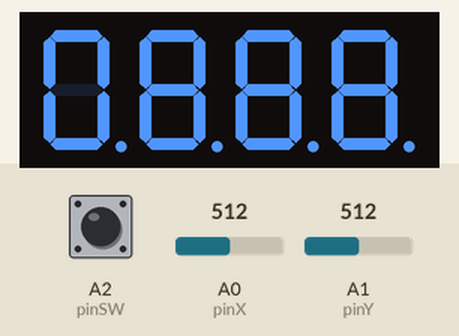
Recording of a sketch running on a simulated Arduino Uno, built with avr-gcc and run on an emulated ATmega328P. Parts: 4-digit seven-segment display. Wiring (inferred from the names in the program): 4-digit 7-segment display, segments lit when LOW: segments pin 7, pin 8, pin 9, pin 10, pin 11, pin 12, pin 13, pin 6; digit selects pin 2, pin 3, pin 4, pin 5. The inputs (shaded band) are chosen by the test bench; at power-on: A0 (pinX) = 512, A1 (pinY) = 512, A2 (pinSW) HIGH. The segment pins are drawn as the display they are named for.

Above: at 1.2 s.
1.3 s: A0 (pinX) set to 988
2.8 s: A0 (pinX) set to 1008
At 3.6 s:
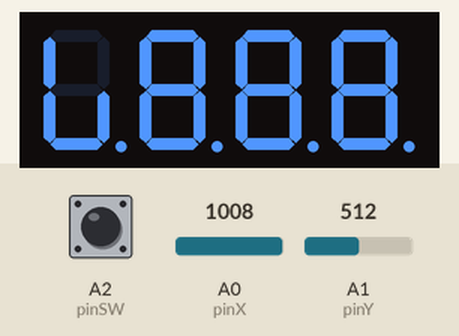
Timing chart, 0 to 5.8 s (numbered marks = the images above; inputs shaded):
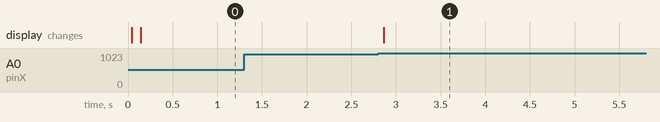

The sketch:

HomeworkLab5_4-7digitLED_.ino
```cpp
int D1Pin = 2;
int D2Pin = 3;
int D3Pin = 4;
int D4Pin = 5;

int aPin = 6;
int bPin = 7;
int cPin = 8;
int dPin = 9;
int ePin = 10;
int fPin = 11;
int gPin = 12;
int pointPin = 13;

int pinSW = A2;
int pinX = A0;
int pinY = A1;

int xValue = 0;
int yValue = 0;
int digitNumber = 0;

const int segSize = 8;
const int DPinsSize = 4;
int index = 0;
int switchValue = 0;

int minThreshold = 20;
int maxThreshold = 1000;
bool yJoyMoved = false;
bool xJoyMoved = false;
int digit = 0;
int digitsNumber = 0;

int Digits[10][segSize] = {
  //a, b, c, d, e, f, g .
  {1, 1, 1, 1, 1, 1, 0, 0}, //0
  {0, 1, 1, 0, 0, 0, 0, 0}, //1
  {1, 1, 0, 1, 1, 0, 1, 0}, //2
  {1, 1, 1, 1, 0, 0, 1, 0}, //3
  {0, 1, 1, 0, 0, 1, 1, 0}, //4
  {1, 0, 1, 1, 0, 1, 1, 0}, //5
  {1, 0, 1, 1, 1, 1, 1, 0}, //6
  {1, 1, 1, 0, 0, 0, 0, 0}, //7
  {1, 1, 1, 1, 1, 1, 1, 0}, //8
  {1, 1, 1, 0, 0, 1, 1, 0}  //9
};

int numbers[DPinsSize][segSize] = {
  {0, 0, 0, 0, 0, 0, 0, 0},
  {0, 0, 0, 0, 0, 0, 0, 0},
  {0, 0, 0, 0, 0, 0, 0, 0},
  {0, 0, 0, 0, 0, 0, 0, 0}
};

int DPins[DPinsSize] = {
  D1Pin, D2Pin, D3Pin, D4Pin
};
int segments[segSize] = {
  aPin, bPin, cPin, dPin, ePin, fPin, gPin, pointPin
};

void setup() {
  // put your setup code here, to run once:
  Serial.begin(9600);
  for (int i = 0; i < segSize; i++) {
    pinMode(segments[i], OUTPUT);
  }
  for (int i = 0; i < DPinsSize; i++) {
    pinMode(DPins[i], OUTPUT);
    digitalWrite(DPins[i], HIGH);
  }
  pinMode(pinX, INPUT);
  pinMode(pinY, INPUT);
  pinMode(pinSW, INPUT_PULLUP);
}

void writeDigit() {
  for (int i = 0; i < DPinsSize; i++) {

    for (int z = 0; z < DPinsSize; z++) {
      digitalWrite(DPins[z], HIGH);
    }
    digitalWrite(DPins[i], LOW);

    for (int j = 0; j < segSize; j++) {
      digitalWrite(segments[j], numbers[i][j]);
    }
    delay(5);
  }
}


void putNumber(int n, int where) {
  for (int i = 0; i < segSize; i++) {
    numbers[where][i] = Digits[n][i];
  }
}


void changeDigit() {
if (xValue < minThreshold && !xJoyMoved) {
    if (digit == 0) {
      digit = 9;
    }
    else {
      digit--;
    }
    putNumber(digit, digitNumber);

    xJoyMoved = true;
  }

  if (xValue > maxThreshold && !xJoyMoved) {
    if (digit == 9) {
      digit = 0;
    }
    else {
      digit++;
    }
    putNumber(digit, digitNumber);

    xJoyMoved = true;
  }

  if (xValue >= minThreshold && xValue <= maxThreshold) {
    xJoyMoved = false;
  }
}

void changeDisplay(){
  if (yValue < minThreshold && !yJoyMoved) {
    if (digitNumber == 3) {
      digitNumber = 0;
    }
    else {
      digitNumber++;
    }
     for (int z = 0; z < DPinsSize; z++) {
      digitalWrite(DPins[z], HIGH);
    }
    digitalWrite(DPins[digitNumber], LOW);

    yJoyMoved = true;
  }

  if (yValue > maxThreshold && !yJoyMoved) {
    if (digitNumber == 0) {
      digitNumber = 3;
    }
    else {
      digitNumber--;
    }
     for (int z = 0; z < DPinsSize; z++) {
      digitalWrite(DPins[z], HIGH);
    }
    digitalWrite(DPins[digitNumber], LOW);

    yJoyMoved = true;
  }

  if (yValue >= minThreshold && yValue <= maxThreshold) {
    yJoyMoved = false;
  }
}

bool buttonPressed = false;
bool lockedOn = false;
int buttonState = 0;
int lastButtonState = 0;

unsigned long lastDebounceTime = 0;
unsigned long debounceDelay = 50;
void loop() {
  // put your main code here, to run repeatedly:

  xValue = analogRead(pinX);
  yValue = analogRead(pinY);
  switchValue = digitalRead(pinSW);

  if (lockedOn){
    changeDigit();
    for (int i = 0; i < DPinsSize; i++){
      numbers[i][segSize - 1] = 0;
    }
    numbers[digitNumber][segSize - 1] = 1;
  }
  else{
    changeDisplay();
  }

if (switchValue != lastButtonState){
    lastDebounceTime = millis();
  }
  if ((millis() - lastDebounceTime) > debounceDelay){
    if (switchValue != buttonState){
      buttonState = switchValue;
      if (buttonState == HIGH){
        //Digits[digitNumber][segSize - 1] = !Digits[digitNumber][segSize - 1];
        lockedOn = !lockedOn;
        if (lockedOn){
          digit = 0;
        }
      }

    }
  }
  lastButtonState = switchValue;
  /*
    Serial.print(xValue);
    Serial.print(" ");
    Serial.print(yValue);
    Serial.print(" ");
  */


  /*
       for (int z = 0; z < DPinsSize; z++){
         for (int j = 0; j < segSize; j++){
           Serial.print(numbers[z][j]);
           Serial.print(" ");
         }
         Serial.println();
       }
       Serial.println();
  */
  writeDigit();


}
```

Measured:
- the behaviour switches between 1000 and 1001 on A0 (pinX) (found by bisection; images 0 and 1)
- after the input at 1.3 s, every drawn part: stays the same
- after the input at 2.8 s, the display: changes after 0.06 s (image 1)
